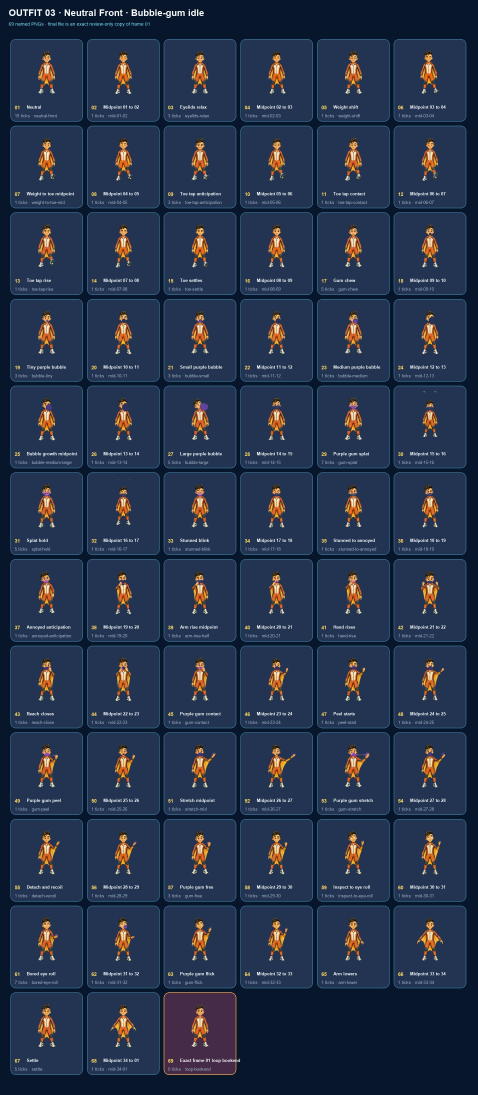
#> input picture src/assets/game/2d-v02/animations/qa/hugo-neutral-idle-contact-sheet-stabilized.jpg, 1432 x 3284 px (shown at 1/3 size)
$ python -i refine_neutral_idle.py   (imports and definitions only)
#> lines starting #> are read from the running program, lines starting #| are printed output that depends on the picture; after the words box and inside, x2 and y2 are one past the last pixel; in counts of white or black regions, pixels touching at a corner belong together
#> further down, picture is the input picture: PIL image 1432x3284 RGB; mean R, G, B 39.6, 52.7, 76.2
"""Rebuild the neutral idle from approved originals plus targeted in-betweens.

This script intentionally does not generate a replacement sequence. It keeps
the approved production drawings in chronological order, removes rejected old
frame 21, inserts only the centre drawing from each exact A/target/B board, and
records the provenance of every inserted drawing.
"""

from __future__ import annotations

import hashlib
import json
import math
import shutil
from pathlib import Path

import cv2
import numpy as np
from PIL import Image, ImageDraw, ImageFont

from neutral_registration import detect_torso_root, stabilize


ROOT = Path(__file__).resolve().parents[2]
ANIMATION_ROOT = ROOT / "src" / "assets" / "game" / "2d-v02" / "animations"
OUTPUT_ROOT = ANIMATION_ROOT / "neutral-idle"
FRAME_ROOT = OUTPUT_ROOT / "frames"
SOURCE_ROOT = (
    ROOT
    / "art"
    / "source-images"
    / "game"
    / "2d-v02"
    / "animations"
    / "neutral-idle"
)
INBETWEEN_ROOT = SOURCE_ROOT / "inbetween-v2"
CANVAS_SIZE = 640
FIGURE_HEIGHT = 440
GROUND_BASELINE = 540
BASE_FPS = 12


# kind, source id, slug, label, duration ticks
SEQUENCE = (
    ("old", 1, "neutral-front", "Neutral", 8),
    ("old", 2, "eyelids-relax", "Eyelids relax", 2),
    ("old", 3, "weight-shift", "Weight shift", 1),
    ("new", ("a", 1), "weight-to-toe-mid", "Weight to toe midpoint", 1),
    ("old", 4, "toe-tap-anticipation", "Toe tap anticipation", 2),
    ("old", 5, "toe-tap-contact", "Toe tap contact", 1),
    ("old", 6, "toe-tap-rise", "Toe tap rise", 1),
    ("new", ("a", 2), "toe-settle", "Toe settles", 1),
    ("old", 7, "gum-chew", "Gum chew", 3),
    ("old", 8, "bubble-tiny", "Tiny purple bubble", 2),
    ("old", 9, "bubble-small", "Small purple bubble", 2),
    ("old", 10, "bubble-medium", "Medium purple bubble", 1),
    ("new", ("a", 3), "bubble-medium-large", "Bubble growth midpoint", 1),
    ("old", 11, "bubble-large", "Large purple bubble", 3),
    ("old", 12, "gum-splat", "Purple gum splat", 4),
    ("old", 13, "splat-hold", "Splat hold", 3),
    ("old", 14, "stunned-blink", "Stunned blink", 1),
    ("new", ("a", 4), "stunned-to-annoyed", "Stunned to annoyed", 1),
    ("old", 15, "annoyed-anticipation", "Annoyed anticipation", 1),
    ("new", ("b", 1), "arm-rise-half", "Arm rise midpoint", 1),
    ("old", 16, "hand-rise", "Hand rises", 1),
    ("new", ("b", 2), "reach-close", "Reach closes", 1),
    ("old", 17, "gum-contact", "Purple gum contact", 1),
    ("new", ("b", 3), "peel-start", "Peel starts", 1),
    ("old", 18, "gum-peel", "Purple gum peel", 1),
    ("new", ("b", 4), "stretch-mid", "Stretch midpoint", 1),
    ("old", 19, "gum-stretch", "Purple gum stretch", 1),
    ("new", ("c", 1), "detach-recoil", "Detach and recoil", 1),
    ("old", 20, "gum-free", "Purple gum free", 2),
    ("new", ("c", 2), "inspect-to-eye-roll", "Inspect to eye roll", 1),
    ("old", 22, "bored-eye-roll", "Bored eye roll", 4),
    ("new", ("c", 3), "gum-flick", "Purple gum flick", 1),
    ("new", ("c", 4), "arm-lower", "Arm lowers", 1),
    ("old", 23, "settle", "Settle", 3),
)


# [43 lines left out: functions sha256, alpha_bounds, crop_middle_cell, register, not called in this run]


def recolour_gum(image: Image.Image) -> Image.Image:
    rgba = np.array(image.convert("RGBA"))
    rgb = rgba[:, :, :3]
    hsv = cv2.cvtColor(rgb, cv2.COLOR_RGB2HSV)
#> hsv: shape (3284, 1432, 3); mean H, S, V 103.6, 158.8, 81.9
    red = rgb[:, :, 0].astype(np.int16)
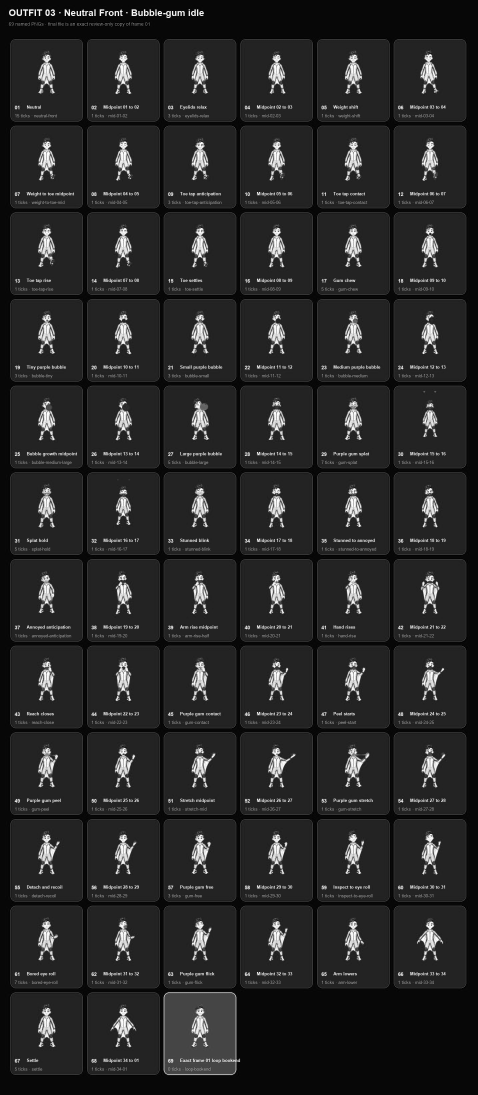
#> red: shape (3284, 1432) int16 (shown at 1/3 size); min 0, max 255, mean 39.6
    green = rgb[:, :, 1].astype(np.int16)
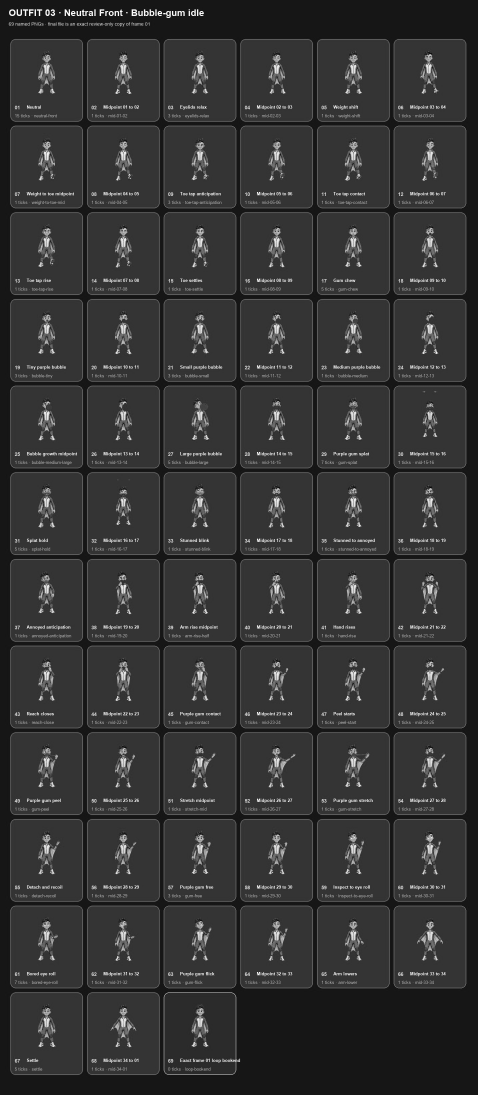
#> green: shape (3284, 1432) int16 (shown at 1/3 size); min 0, max 255, mean 52.7
    blue = rgb[:, :, 2].astype(np.int16)
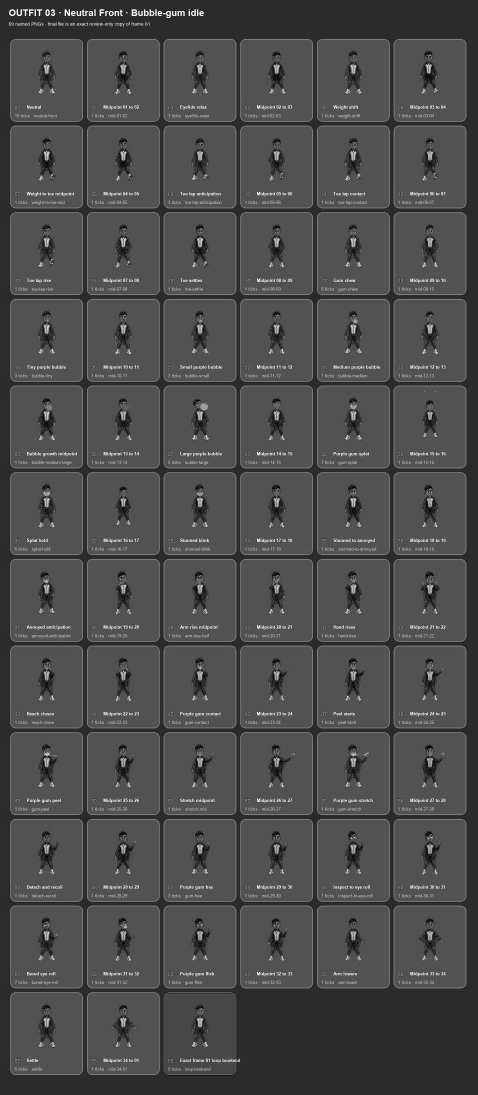
#> blue: shape (3284, 1432) int16 (shown at 1/3 size); min 0, max 255, mean 76.2
    pink = (red > 170) & (blue > 90) & (blue > green * 1.02)
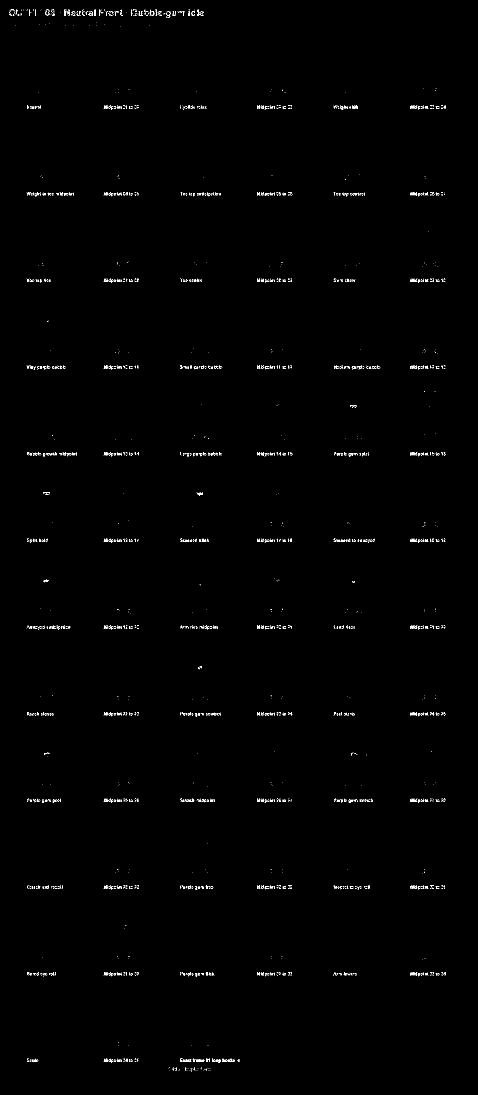
#> pink: shape (3284, 1432) bool (shown at 1/3 size); 0.37% white in thin lines or dots, all inside (x1, y1, x2, y2) = (27, 28, 1337, 3215)
    purple = (red > 70) & (green < 160) & (blue > red * 1.05) & (blue > green * 1.35)
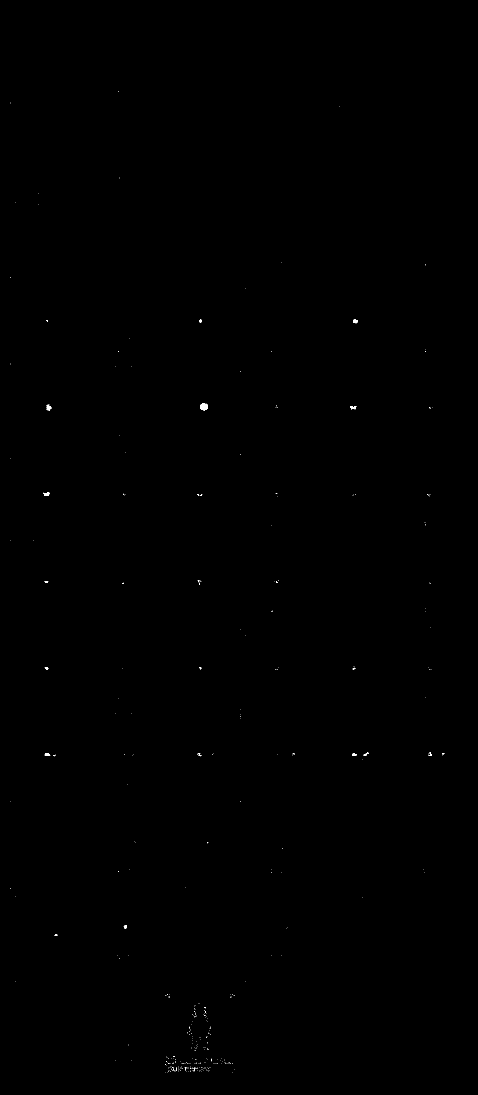
#> purple: shape (3284, 1432) bool (shown at 1/3 size); 0.05% white; 396 white regions (379 under 20 px), largest, box (x1, y1, x2, y2) and area: (600, 1210, 624, 1231) 388, (139, 1214, 154, 1228) 127, (1060, 957, 1073, 970) 123
    gum = (rgba[:, :, 3] > 16) & (pink | purple)
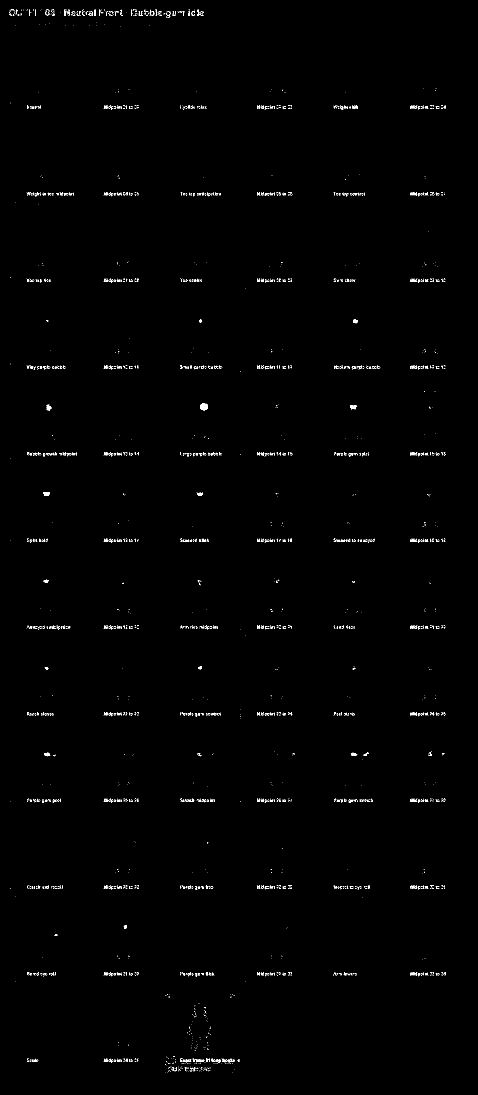
#> gum: shape (3284, 1432) bool (shown at 1/3 size); 0.41% white in thin lines or dots, all inside (x1, y1, x2, y2) = (27, 28, 1337, 3218)
    hsv[gum, 0] = 137
#> hsv: shape (3284, 1432, 3); mean H, S, V 103.7, 158.8, 81.9
    hsv[gum, 1] = np.maximum(hsv[gum, 1], 170)
#> hsv: shape (3284, 1432, 3); mean H, S, V 103.7, 159.3, 81.9
    rgb[:] = cv2.cvtColor(hsv, cv2.COLOR_HSV2RGB)
    return Image.fromarray(rgba)


# [283 lines left out: functions load_font, make_contact_sheet, main, not called in this run]


# [2 lines not run here, left out]

>>> from PIL import Image
>>> picture = Image.open('../../src/assets/game/2d-v02/animations/qa/hugo-neutral-idle-contact-sheet-stabilized.jpg')
>>> result = recolour_gum(picture)

$ run again, on src/assets/game/2d-v02/animations/qa/hugo-neutral-idle-contact-sheet.jpg
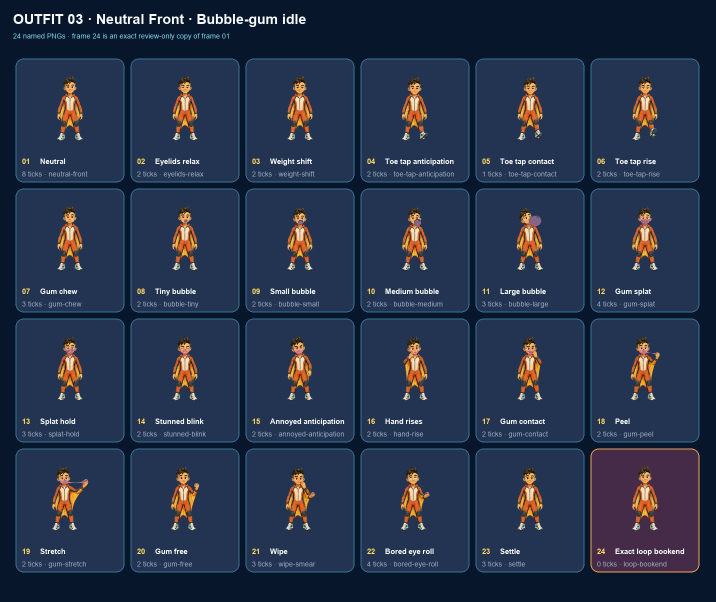
#> input picture src/assets/game/2d-v02/animations/qa/hugo-neutral-idle-contact-sheet.jpg, 1432 x 1204 px (shown at 1/2 size)
#> picture is the input picture: PIL image 1432x1204 RGB; mean R, G, B 39.4, 51.7, 75
#> in recolour_gum, `pink = (red > 170) & (blue > 90) & (blue > green * 1.02)`:
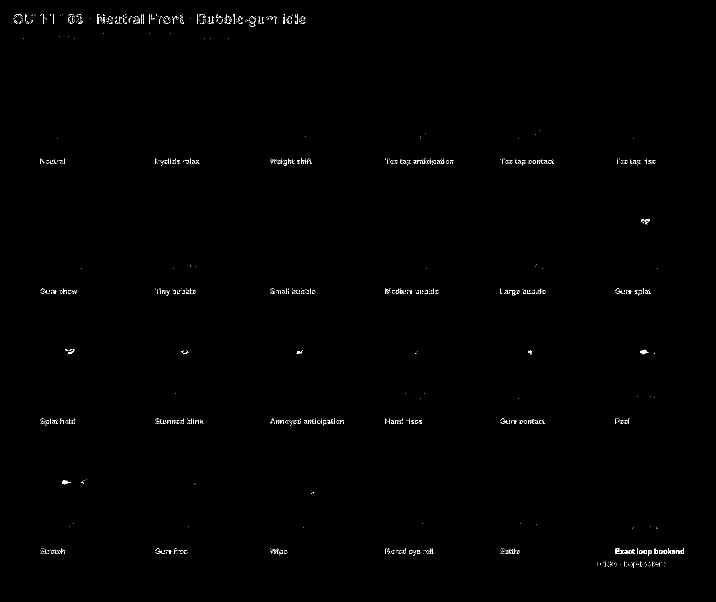
#> pink: shape (1204, 1432) bool (shown at 1/2 size); 0.37% white in thin lines or dots, all inside (x1, y1, x2, y2) = (27, 28, 1368, 1136)
#> purple: shape (1204, 1432) bool; 0.03% white in thin lines or dots, all inside (x1, y1, x2, y2) = (32, 308, 1394, 1141)
#> in recolour_gum, `gum = (rgba[:, :, 3] > 16) & (pink | purple)`:
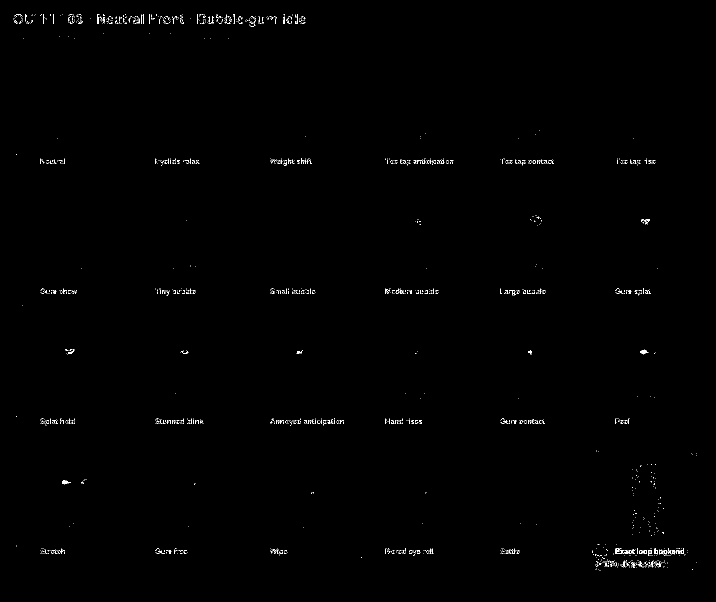
#> gum: shape (1204, 1432) bool (shown at 1/2 size); 0.41% white in thin lines or dots, all inside (x1, y1, x2, y2) = (27, 28, 1394, 1141)

$ run again, on src/assets/game/2d-v02/animations/qa/hugo-neutral-idle-adjacent-deltas.png
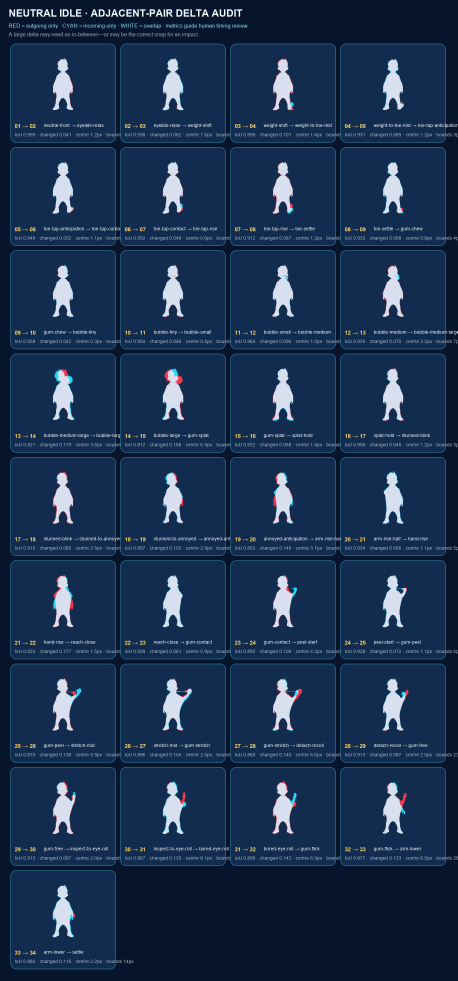
#> input picture src/assets/game/2d-v02/animations/qa/hugo-neutral-idle-adjacent-deltas.png, 1372 x 2942 px (shown at 1/3 size)
#> picture is the input picture: PIL image 1372x2942 RGB; mean R, G, B 27.3, 50.8, 80.9
#> in recolour_gum, `pink = (red > 170) & (blue > 90) & (blue > green * 1.02)`:
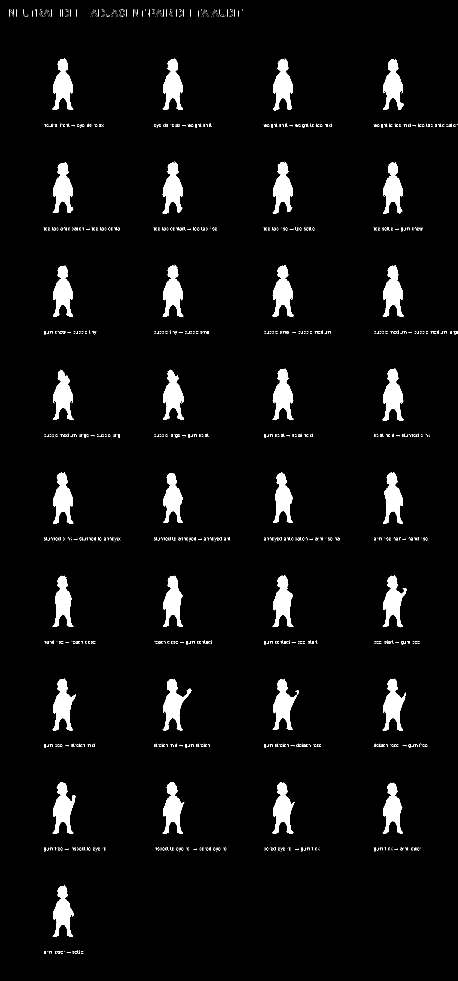
#> pink: shape (2942, 1372) bool (shown at 1/3 size); 4.5% white; 1534 white regions (1428 under 20 px), largest, box (x1, y1, x2, y2) and area: (1148, 1105, 1210, 1262) 5500, (488, 2037, 574, 2191) 5481, (817, 795, 881, 950) 5424
#> purple: shape (2942, 1372) bool; 0% white in thin lines or dots, all inside (x1, y1, x2, y2) = (160, 176, 1220, 2791)
#> gum: shape (2942, 1372) bool; 4.5% white; 1563 white regions (1457 under 20 px), largest, box (x1, y1, x2, y2) and area: (1148, 1104, 1210, 1262) 5510, (488, 2037, 574, 2191) 5485, (488, 485, 550, 641) 5436
#> in recolour_gum, `rgb[:] = cv2.cvtColor(hsv, cv2.COLOR_HSV2RGB)`:
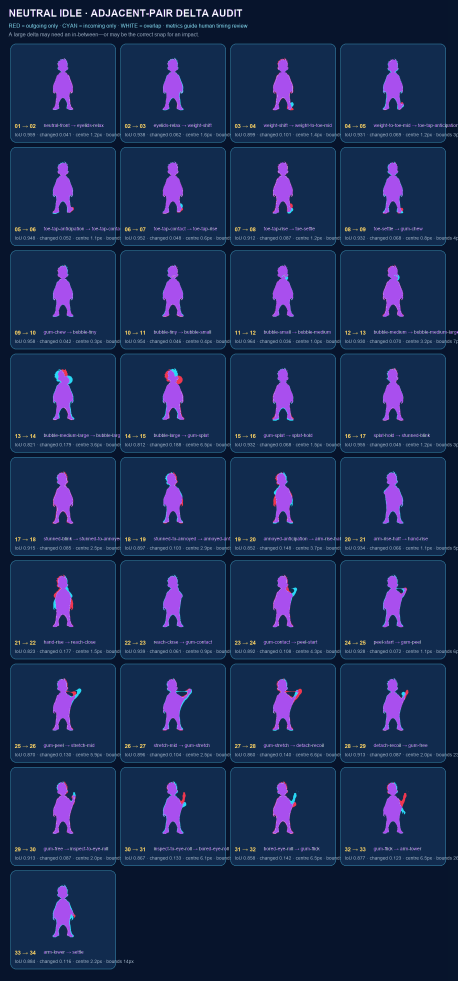
#> rgb: shape (2942, 1372, 3) (shown at 1/3 size); mean R, G, B 25.1, 43.5, 81
